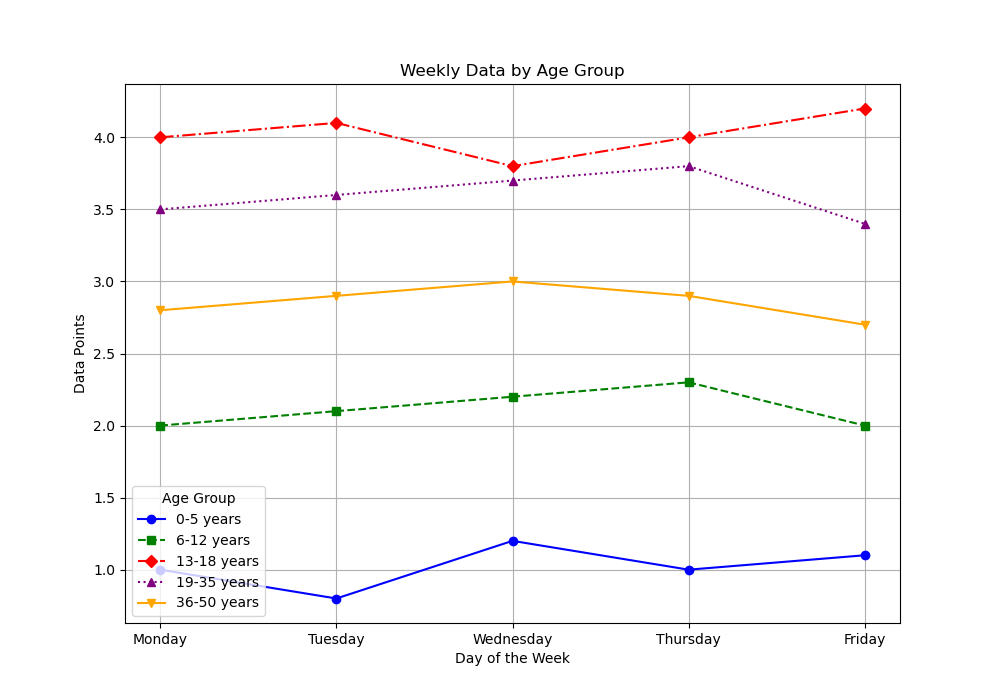

Generate this figure with Python:

import matplotlib.pyplot as plt

# Data from the table
data = [
    {'Age Group': '0-5 years', 'Monday': 1.0, 'Tuesday': 0.8, 'Wednesday': 1.2, 'Thursday': 1.0, 'Friday': 1.1},
    {'Age Group': '6-12 years', 'Monday': 2.0, 'Tuesday': 2.1, 'Wednesday': 2.2, 'Thursday': 2.3, 'Friday': 2.0},
    {'Age Group': '13-18 years', 'Monday': 4.0, 'Tuesday': 4.1, 'Wednesday': 3.8, 'Thursday': 4.0, 'Friday': 4.2},
    {'Age Group': '19-35 years', 'Monday': 3.5, 'Tuesday': 3.6, 'Wednesday': 3.7, 'Thursday': 3.8, 'Friday': 3.4},
    {'Age Group': '36-50 years', 'Monday': 2.8, 'Tuesday': 2.9, 'Wednesday': 3.0, 'Thursday': 2.9, 'Friday': 2.7}
]

# Extracting day labels for the X axis
days = list(data[0].keys())[1:]

# Setting up the plot
plt.figure(figsize=(10, 7))

# Various markers and linestyles for visual encoding
markers = ['o', 's', 'D', '^', 'v']
linestyles = ['-', '--', '-.', ':', '-']
colors = ['blue', 'green', 'red', 'purple', 'orange']

# Plotting each age group with their respective visual encodings
for age_data, marker, linestyle, color in zip(data, markers, linestyles, colors):
    age_group = age_data['Age Group']
    values = [age_data[day] for day in days]
    
    plt.plot(days, values, marker=marker, linestyle=linestyle, color=color, label=age_group)

# Adding the legend, which uses the labels defined in the loop above
plt.legend(title='Age Group')

# Titles and labels
plt.title('Weekly Data by Age Group')
plt.xlabel('Day of the Week')
plt.ylabel('Data Points')

# Adding grid for better readability
plt.grid(True)

# Display the plot
plt.show()
